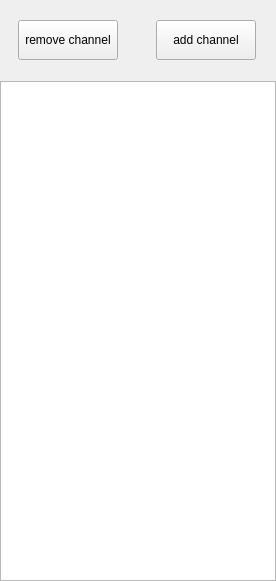
<?xml version="1.0" encoding="UTF-8"?>
<ui version="4.0">
 <class>channel_widget</class>
 <widget class="QWidget" name="channel_widget">
  <property name="geometry">
   <rect>
    <x>0</x>
    <y>0</y>
    <width>276</width>
    <height>581</height>
   </rect>
  </property>
  <property name="windowTitle">
   <string>channel_widget</string>
  </property>
  <layout class="QVBoxLayout" name="verticalLayout_2">
   <property name="spacing">
    <number>0</number>
   </property>
   <property name="leftMargin">
    <number>0</number>
   </property>
   <property name="topMargin">
    <number>0</number>
   </property>
   <property name="rightMargin">
    <number>0</number>
   </property>
   <property name="bottomMargin">
    <number>0</number>
   </property>
   <item>
    <layout class="QVBoxLayout" name="verticalLayout">
     <item>
      <spacer name="verticalSpacer_2">
       <property name="orientation">
        <enum>Qt::Vertical</enum>
       </property>
       <property name="sizeType">
        <enum>QSizePolicy::Maximum</enum>
       </property>
       <property name="sizeHint" stdset="0">
        <size>
         <width>20</width>
         <height>20</height>
        </size>
       </property>
      </spacer>
     </item>
     <item>
      <layout class="QGridLayout" name="gridLayout">
       <property name="horizontalSpacing">
        <number>20</number>
       </property>
       <item row="0" column="0">
        <widget class="QPushButton" name="push_btn_delete">
         <property name="sizePolicy">
          <sizepolicy hsizetype="Fixed" vsizetype="Fixed">
           <horstretch>0</horstretch>
           <verstretch>0</verstretch>
          </sizepolicy>
         </property>
         <property name="minimumSize">
          <size>
           <width>100</width>
           <height>40</height>
          </size>
         </property>
         <property name="maximumSize">
          <size>
           <width>100</width>
           <height>40</height>
          </size>
         </property>
         <property name="text">
          <string>remove channel</string>
         </property>
        </widget>
       </item>
       <item row="0" column="1">
        <widget class="QPushButton" name="push_btn_add">
         <property name="sizePolicy">
          <sizepolicy hsizetype="Fixed" vsizetype="Fixed">
           <horstretch>0</horstretch>
           <verstretch>0</verstretch>
          </sizepolicy>
         </property>
         <property name="minimumSize">
          <size>
           <width>100</width>
           <height>40</height>
          </size>
         </property>
         <property name="maximumSize">
          <size>
           <width>100</width>
           <height>40</height>
          </size>
         </property>
         <property name="text">
          <string>add channel</string>
         </property>
        </widget>
       </item>
      </layout>
     </item>
     <item>
      <spacer name="verticalSpacer">
       <property name="orientation">
        <enum>Qt::Vertical</enum>
       </property>
       <property name="sizeType">
        <enum>QSizePolicy::Maximum</enum>
       </property>
       <property name="sizeHint" stdset="0">
        <size>
         <width>20</width>
         <height>15</height>
        </size>
       </property>
      </spacer>
     </item>
     <item>
      <widget class="QListView" name="channel_list_view"/>
     </item>
    </layout>
   </item>
  </layout>
 </widget>
 <layoutdefault spacing="6" margin="11"/>
 <resources/>
 <connections/>
</ui>
